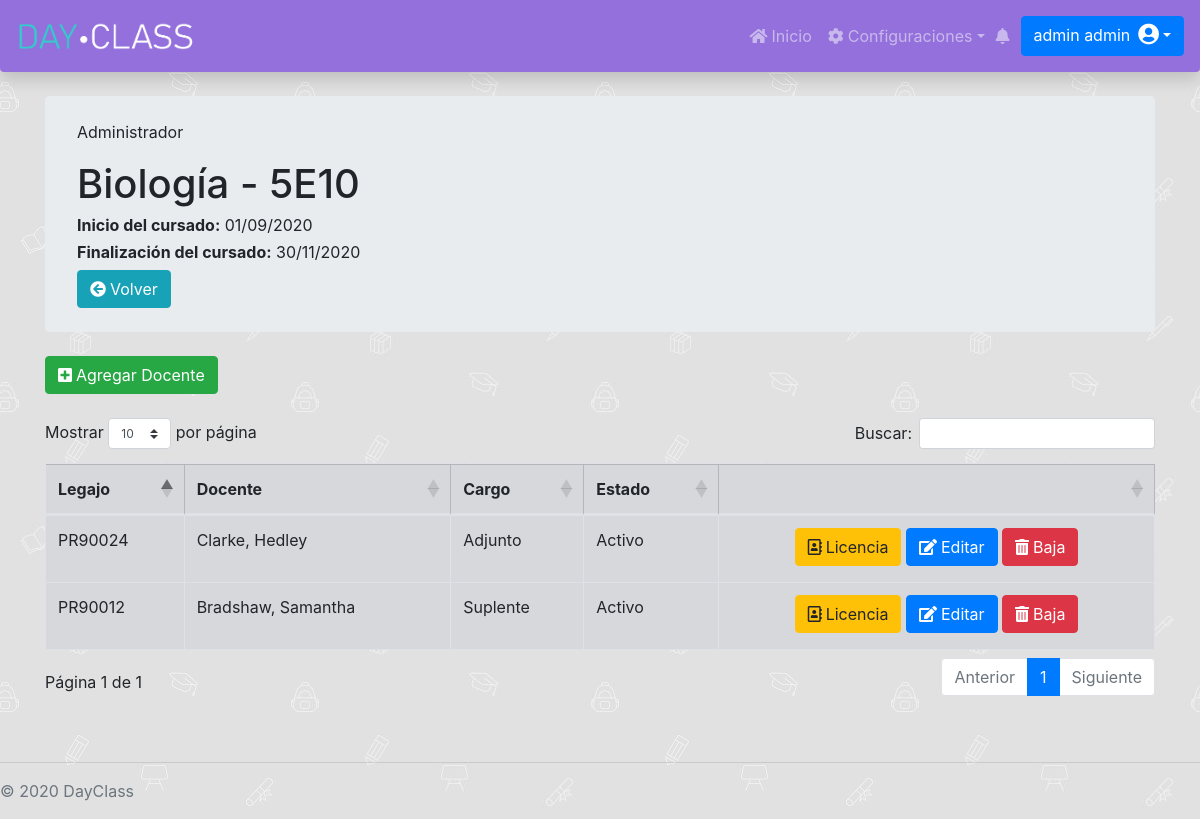
The page /Administrador/MateriaCurso/Curso/docentesCurso.php?id=25 (signed in) on the database its author committed.
### tables this page shows
CREATE TABLE `curso` (
  `id` int(11) NOT NULL AUTO_INCREMENT,
  `fechaDesdeCurActual` date DEFAULT NULL,
  `fechaHastaCurActul` date DEFAULT NULL,
  `nombreCurso` varchar(255) DEFAULT NULL,
  `division_id` int(11) DEFAULT NULL,
  `materia_id` int(11) DEFAULT NULL,
  `fechaDesdeCursado` date DEFAULT NULL,
  `fechaHastaCursado` date DEFAULT NULL,
  PRIMARY KEY (`id`),
  KEY `FKb0pu5rd27n5ld9n4oamd62dwj` (`division_id`),
  KEY `FK48osbikkitlflgwqf0vh8qt7j` (`materia_id`)
);

CREATE TABLE `profesor` (
  `id` int(11) NOT NULL AUTO_INCREMENT,
  `apellidoProf` varchar(255) DEFAULT NULL,
  `contraseniaProf` varchar(255) DEFAULT NULL,
  `dniProf` int(11) NOT NULL,
  `emailProf` varchar(255) DEFAULT NULL,
  `fechaAltaProf` date DEFAULT NULL,
  `fechaBajaProf` date DEFAULT NULL,
  `fechaNacProf` date DEFAULT NULL,
  `legajoProf` varchar(255) NOT NULL,
  `nombreProf` varchar(255) DEFAULT NULL,
  `permiso_id` int(11) DEFAULT NULL,
  PRIMARY KEY (`id`),
  KEY `FK62q9qdgk50ph2cra8pt464rpp` (`permiso_id`)
);

CREATE TABLE `cargo` (
  `id` int(11) NOT NULL AUTO_INCREMENT,
  `fechaAltaCargo` date DEFAULT NULL,
  `fechaFinCargo` date DEFAULT NULL,
  `nombreCargo` varchar(255) DEFAULT NULL,
  PRIMARY KEY (`id`)
);

CREATE TABLE `estadocargoprofesor` (
  `id` int(11) NOT NULL AUTO_INCREMENT,
  `nombreEstadoCargoProfe` varchar(255) DEFAULT NULL,
  PRIMARY KEY (`id`)
);

### Administrador/MateriaCurso/Curso/docentesCurso.php (the view, shortened to what this page needs)
<link rel="stylesheet" href="https://cdnjs.cloudflare.com/ajax/libs/twitter-bootstrap/4.1.3/css/bootstrap.css">
<link rel="stylesheet" href="https://cdn.datatables.net/1.10.21/css/dataTables.bootstrap4.min.css">
<div class="container">
    <div class="jumbotron my-4 py-4">
        <p class="card-text">Administrador</p>
        <?php
        include "../../../databaseConection.php";
        $currentDateTime = date('Y-m-d');
        $id_curso = $_GET['id'];
        $consultaCurso = $con->query("SELECT * FROM `curso` WHERE `id` =  $id_curso");
        $resultado = $consultaCurso->fetch_assoc();
        $fchDesde = $resultado["fechaDesdeCursado"];
        $fchHasta = $resultado["fechaHastaCursado"];
        $nombreCurso = $resultado["nombreCurso"];
        echo "<h1>$nombreCurso</h1>";
        if(($fchDesde != null && $fchHasta != null) && ($fchHasta >= $currentDateTime)){
            echo "<h6 class='font-weight-normal'><b>Inicio del cursado:</b> " . strftime('%d/%m/%Y', strtotime($fchDesde)) . " </h6>";
            echo "<h6 class='font-weight-normal'><b>Finalización del cursado:</b> " . strftime('%d/%m/%Y', strtotime($fchHasta)) . " </h6>";
        }else{
            echo "<div class='alert alert-warning' role='alert'>
                            <h5><i class='fa fa-exclamation-circle mr-2'></i>No hay fechas de cursado vigentes.</h5>
                            <h7>Puede agregar docentes, pero recuerde colocar las fechas nuevas.</h7>
                        </div>";
        }
        ?>
        <a <?php echo "href='/DayClass/Administrador/MateriaCurso/Curso/admCurso.php?id=".$resultado['materia_id']."'"; ?> class="btn btn-info"><i class="fa fa-arrow-circle-left mr-1"></i>Volver</a>
    </div>
    <div class="my-2">
        <a href="" class="btn btn-success" data-toggle="modal" data-target="#staticBackdrop"><i class="fa fa-plus-square mr-1"></i>Agregar Docente</a>
    </div>
    <div class="my-4 table-responsive">
        <table id="dataTable" class="table table-secondary table-bordered table-hover">
           <?php
                $id_curso = $_GET["id"];
                $currentDateTime = date('Y-m-d');
                $consulta1 = $con->query("SELECT profesor.id, profesor.legajoProf, profesor.apellidoProf, profesor.nombreProf, estadocargoprofesor.nombreEstadoCargoProfe, cargo.nombreCargo FROM cargoprofesor, curso, profesor, cargoprofesorestado, estadocargoprofesor, cargo WHERE cargoprofesor.profesor_id = profesor.id AND cargoprofesor.curso_id = curso.id AND cargoprofesor.cargo_id = cargo.id AND cargoprofesor.curso_id = '$id_curso' AND cargoprofesor.fechaDesdeCargo <= '$currentDateTime' AND cargoprofesor.fechaHastaCargo IS NULL AND cargoprofesor.id = cargoprofesorestado.cargoProfesor_id AND cargoprofesorestado.estadoCargoProfesor_id = estadocargoprofesor.id AND estadocargoprofesor.nombreEstadoCargoProfe <> 'Baja' AND cargoprofesorestado.fechaDesdeCargoProfesorEstado <= '$currentDateTime' AND (cargoprofesorestado.fechaHastaCargoProfesorEstado > '$currentDateTime' OR cargoprofesorestado.fechaHastaCargoProfesorEstado IS NULL)");
                if(($consulta1->num_rows) != 0){
                echo "<thead>
                    <th>Legajo</th>
                    <th>Docente</th>
                    <th>Cargo</th>
                    <th>Estado</th>
                    <th></th>
                </thead>
                <tbody>";
                while ($resultadoProf = $consulta1->fetch_assoc()) {
                    $nombreCompleto = $resultadoProf['apellidoProf'] . ", " . $resultadoProf['nombreProf'];
                    $id = $resultadoProf['id'];
                    $consulta2 = $con->query("SELECT cargoprofesorestado.id, estadocargoprofesor.nombreEstadoCargoProfe, cargoprofesor.profesor_id, cargoprofesorestado.cargoProfesor_id, cargoprofesorestado.fechaDesdeCargoProfesorEstado, cargoprofesorestado.fechaHastaCargoProfesorEstado FROM cargoprofesor, estadocargoprofesor, cargoprofesorestado WHERE cargoprofesor.profesor_id = '$id' AND cargoprofesor.curso_id = '$id_curso' AND cargoprofesor.fechaDesdeCargo <= '$currentDateTime' AND cargoprofesor.fechaHastaCargo IS NULL AND cargoprofesorestado.cargoProfesor_id = cargoprofesor.id AND cargoprofesorestado.fechaHastaCargoProfesorEstado IS NULL AND cargoprofesorestado.estadoCargoProfesor_id = estadocargoprofesor.id AND estadocargoprofesor.nombreEstadoCargoProfe = 'Activo'");
                    $resultadoLicencia = $consulta2->fetch_assoc();
                    $inicioLicencia = $resultadoLicencia["fechaDesdeCargoProfesorEstado"];
                    $ultimaLicencia = $con->query("SELECT cargoprofesorestado.id, estadocargoprofesor.nombreEstadoCargoProfe, cargoprofesor.profesor_id, cargoprofesorestado.cargoProfesor_id, cargoprofesorestado.fechaDesdeCargoProfesorEstado, cargoprofesorestado.fechaHastaCargoProfesorEstado FROM cargoprofesor, estadocargoprofesor, cargoprofesorestado WHERE cargoprofesor.profesor_id = '$id' AND cargoprofesor.curso_id = '$id_curso' AND cargoprofesor.fechaDesdeCargo <= '$currentDateTime' AND cargoprofesor.fechaHastaCargo IS NULL AND cargoprofesorestado.cargoProfesor_id = cargoprofesor.id AND cargoprofesorestado.estadoCargoProfesor_id = estadocargoprofesor.id AND estadocargoprofesor.nombreEstadoCargoProfe = 'Licencia' ORDER BY cargoprofesorestado.fechaHastaCargoProfesorEstado DESC");
                    $resultadoUltimaLicencia = $ultimaLicencia->fetch_assoc();
                    if (($ultimaLicencia->num_rows) == 0) {
                        $inicioUtimaLicencia = "";
                        $finUtimaLicencia = "";
                    } else {
                        $inicioUtimaLicencia = $resultadoUltimaLicencia["fechaDesdeCargoProfesorEstado"];
                        $finUtimaLicencia = $resultadoUltimaLicencia["fechaHastaCargoProfesorEstado"];
                    }
                    $urlBaja = 'bajaDocenteCurso.php?docenteId='.$id.'&&cursoId='.$id_curso;
                    echo "<tr>
                    <td>" . $resultadoProf['legajoProf'] . "</td>
                    <td>" . $nombreCompleto . "</td>
                    <td>" . $resultadoProf['nombreCargo'] . "</td>
                    <td>" . $resultadoProf['nombreEstadoCargoProfe'] . "</td>
                    <td class='text-center'>
                        <a href='' class='btn btn-warning mb-1' data-toggle='modal' data-target='#staticBackdrop2' onclick='setIdProf(" . $id . ")'><i class='fa fa-address-book-o mr-1'></i>Licencia</a>
                        <a href='' class='btn btn-primary mb-1' data-toggle='modal' data-target='#cambioCargoProf' onclick='setCargosDisponibles(" . $id . ")'><i class='fa fa-edit mr-1'></i>Editar</a>
                        <a href='$urlBaja' class='btn btn-danger mb-1'><i class='fa fa-trash mr-1'></i>Baja</a>
                        <input type='date' name='impIDprof' id='inicLic" . $id . "' value='$inicioLicencia' hidden>
                        <input type='date' name='impIDprof' id='inicioUltimaLicencia" . $id . "' value='$inicioUtimaLicencia' hidden>
                        <input type='date' name='impIDprof' id='finUltimaLicencia" . $id . "' value='$finUtimaLicencia' hidden>
                    </td>
                    </tr>
                    </tbody>";
                }
                }else{
                    echo "<div class='alert alert-warning' role='alert'>
                            <h5><i class='fa fa-exclamation-circle mr-2'></i>Todavía no hay docentes en este curso.</h5>
                        </div>";
                }
                ?>
        </table>
    </div>
</div>

### DayClassStyle.css (style rules this page uses)
.dayclassnav { background-color: mediumpurple; }
.abajo-pagina { position: absolute; bottom: auto; width: 100%; }
body { padding-top: 4.5rem; background-image: url("/DayClass/images/school.jpg"); background-repeat: repeat; background-attachment: fixed; }

### rows shown on the page
curso: nombreCurso "Biología - 5E10", fechaDesdeCursado "01/09/2020", fechaHastaCursado "30/11/2020"
profesor: legajoProf "PR90024", nombreCompleto "Clarke, Hedley", cargo.nombreCargo "Adjunto", estadocargoprofesor.nombreEstadoCargoProfe "Activo"
profesor: legajoProf "PR90012", nombreCompleto "Bradshaw, Samantha", cargo.nombreCargo "Suplente", estadocargoprofesor.nombreEstadoCargoProfe "Activo"
